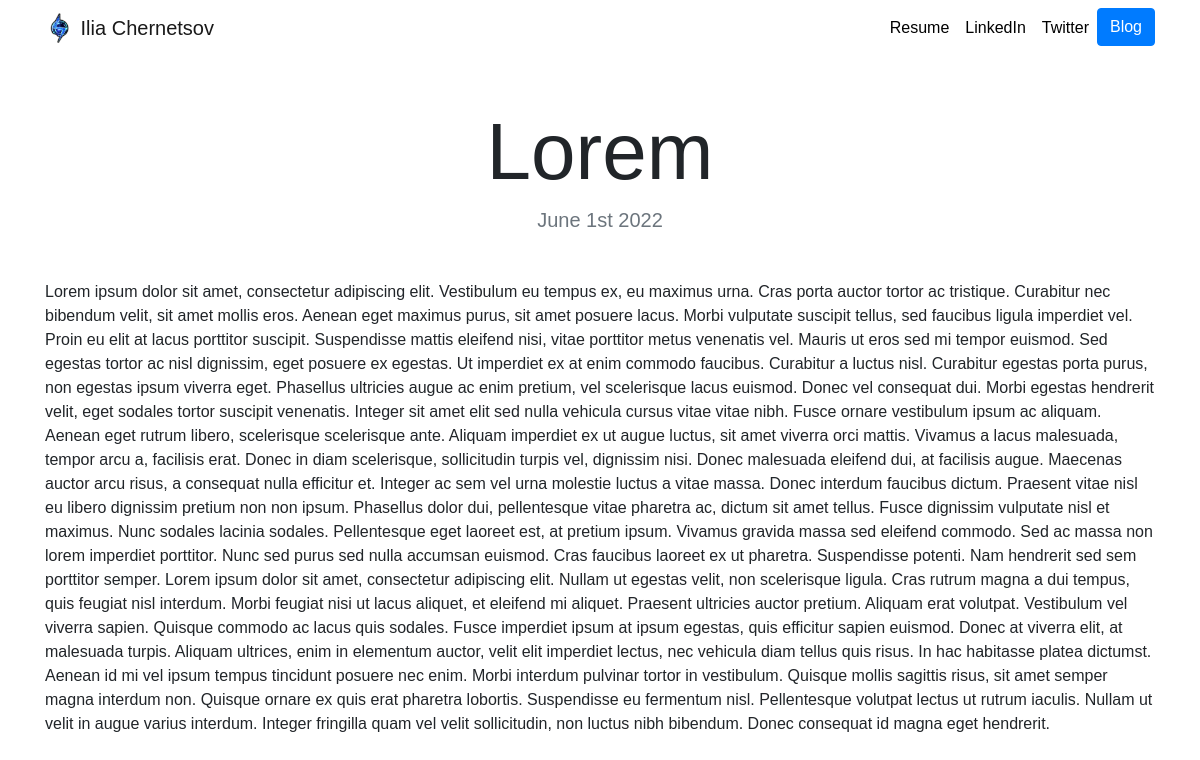
Before: /blog/1/ with the older database file.
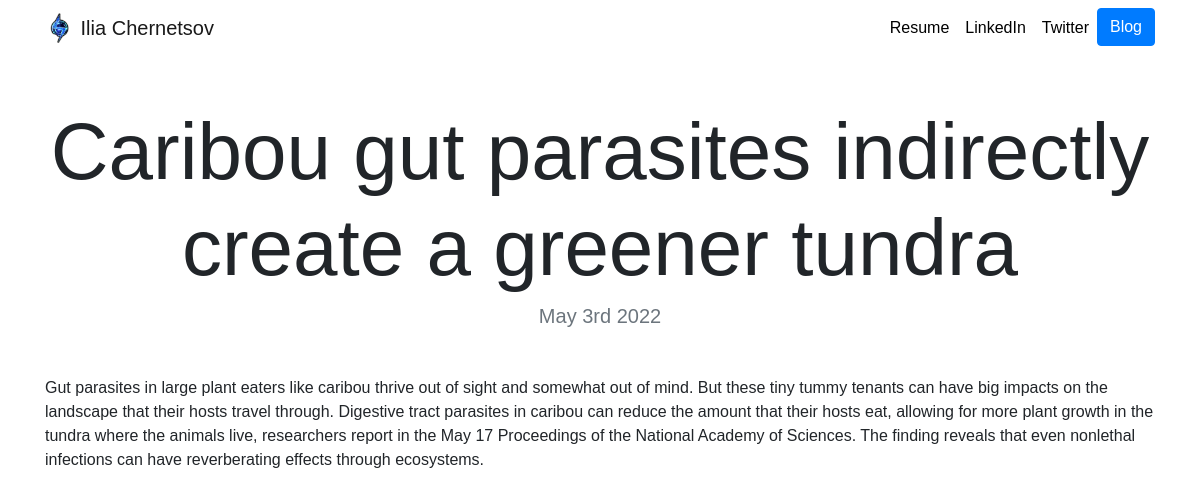
After: the same page with the newer database file.
### blog/models.py (models this page shows, shortened)
class Blog(models.Model):
    title = models.CharField(max_length=200)
    description = models.TextField()
    date = models.DateField()

### blog/views.py (the view)
# urls.py: path('<int:blog_id>/', views.detail, name='detail'),
def detail(request, blog_id):
    blog = get_object_or_404(Blog, pk=blog_id)
    return render(request, 'blog/detail.html', {'blog': blog})

### templates/blog/detail.html
{% extends "base.html" %}
{% load static %}
{% block content %}
<h1 class="text-center mt-5" id="blogdetailtitle">{{ blog.title }}</h1>
<h5 class="text-center text-muted mb-5">{{ blog.date|date:'F jS Y' }}</h5>
{{ blog.description|safe }}
{% endblock %}

Changed rows visible on the page:
changed Blog: title "Lorem" → "Caribou gut parasites indirectly create a greener tundra"; date "June 1st 2022" → "May 3rd 2022"; description "Lorem ipsum dolor sit amet, consectetur adipiscing elit. Vestibulum eu tempus ex, eu maximus urna. Cras porta auctor tortor ac tristique. Curabitur nec bibendum velit, sit amet mollis eros. Aenean eget maximus purus, sit amet posuere lacus. Morbi vulputate suscipit tellus, sed faucibus ligula imperdiet vel. Proin eu elit at lacus porttitor suscipit. Suspendisse mattis eleifend nisi, vitae porttitor metus venenatis vel. Mauris ut eros sed mi tempor euismod. Sed egestas tortor ac nisl dignissim, eget posuere ex egestas. Ut imperdiet ex at enim commodo faucibus. Curabitur a luctus nisl. Curabitur egestas porta purus, non egestas ipsum viverra eget. Phasellus ultricies augue ac enim pretium,…" → "Gut parasites in large plant eaters like caribou thrive out of sight and somewhat out of mind. But these tiny tummy tenants can have big impacts on the landscape that their hosts travel through. Digestive tract parasites in caribou can reduce the amount that their hosts eat, allowing for more plant growth in the tundra where the animals live, researchers report in the May 17 Proceedings of the National Academy of Sciences. The finding reveals that even nonlethal infections can have reverberating effects through ecosystems."
